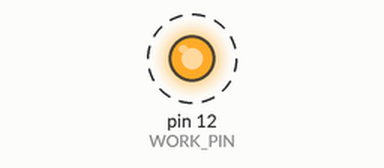
The sketch below on a simulated Arduino Uno, built with avr-gcc and run on an emulated ATmega328P. Parts: output pins drawn as LEDs (lit = HIGH). Dashed ring = blinking.

Above: at 0.5 s.
Timing chart, 0 to 4.6 s (numbered marks = the images above):
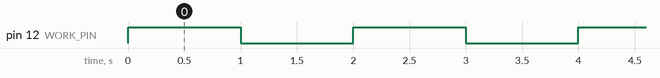

Measured:
- by itself, pin 12 (WORK_PIN): alternates HIGH for 1.0 s and LOW for 1.0 s

The sketch:

led_blink.ino
```cpp
#include "blink_led.h";

const int WORK_PIN = 12;

void setup() {
  pinMode(WORK_PIN, OUTPUT);
}

void loop() {
  blinkLed(WORK_PIN);
}
```

blink_led.h
```cpp
#ifndef BLINK_LED_H;
#define BLINK_LED_H;
#include <Arduino.h>;

void blinkLed(int pin) {
  digitalWrite(pin, HIGH);
  delay(1000);
  digitalWrite(pin, LOW);
  delay(1000);
}

#endif
```
